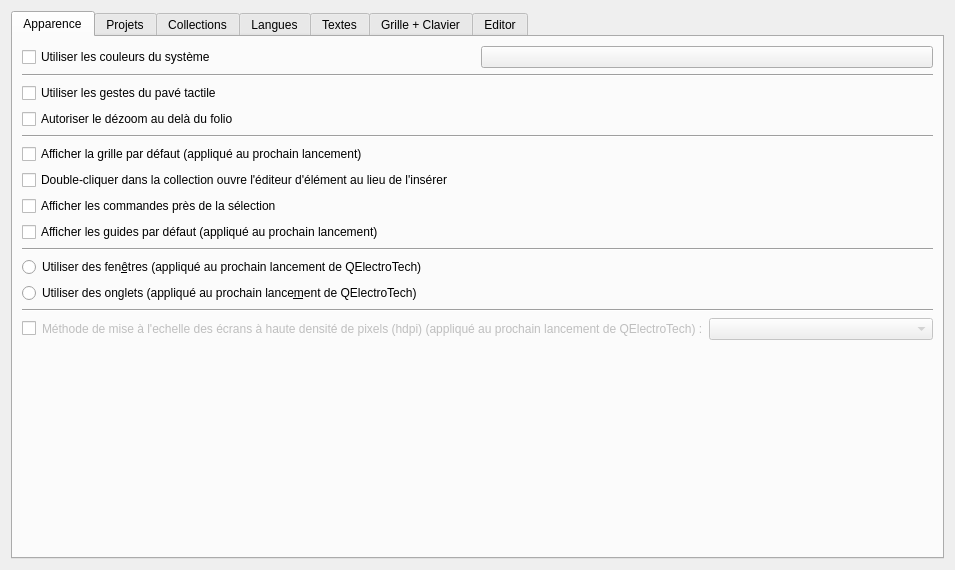
<?xml version="1.0" encoding="UTF-8"?>
<ui version="4.0">
 <class>GeneralConfigurationPage</class>
 <widget class="QWidget" name="GeneralConfigurationPage">
  <property name="geometry">
   <rect>
    <x>0</x>
    <y>0</y>
    <width>955</width>
    <height>570</height>
   </rect>
  </property>
  <property name="windowTitle">
   <string>Form</string>
  </property>
  <layout class="QVBoxLayout" name="verticalLayout_6">
   <item>
    <widget class="QTabWidget" name="tabWidget">
     <property name="currentIndex">
      <number>0</number>
     </property>
     <widget class="QWidget" name="tab_3">
      <attribute name="title">
       <string>Apparence</string>
      </attribute>
       <layout class="QVBoxLayout" name="verticalLayout">
        <item>
         <layout class="QHBoxLayout" name="m_system_color_layout">
          <item>
           <widget class="QCheckBox" name="m_use_system_color_cb">
            <property name="text">
             <string>Utiliser les couleurs du système</string>
            </property>
           </widget>
          </item>
          <item>
           <widget class="KColorButton" name="m_custom_app_color_kpb">
            <property name="toolTip">
             <string>Couleur de l'application</string>
            </property>
           </widget>
          </item>
         </layout>
        </item>
        <item>
        <widget class="Line" name="line">
         <property name="orientation">
          <enum>Qt::Horizontal</enum>
         </property>
        </widget>
       </item>
       <item>
        <widget class="QCheckBox" name="m_use_gesture_trackpad">
         <property name="text">
          <string>Utiliser les gestes du pavé tactile</string>
         </property>
        </widget>
       </item>
       <item>
        <widget class="QCheckBox" name="m_zoom_out_beyond_folio">
         <property name="text">
          <string>Autoriser le dézoom au delà du folio</string>
         </property>
        </widget>
       </item>
       <item>
        <widget class="Line" name="line_2">
         <property name="orientation">
          <enum>Qt::Horizontal</enum>
         </property>
        </widget>
       </item>
       <item>
        <widget class="QCheckBox" name="grid_startup_cb">
         <property name="text">
          <string>Afficher la grille par défaut (appliqué au prochain lancement)</string>
         </property>
        </widget>
       </item>
       <item>
        <widget class="QCheckBox" name="m_collection_dblclick_edits">
         <property name="toolTip">
          <string>Par défaut, un double-clic insère l'élément sur le folio ; l'édition reste accessible par le menu contextuel.</string>
         </property>
         <property name="text">
          <string>Double-cliquer dans la collection ouvre l'éditeur d'élément au lieu de l'insérer</string>
         </property>
        </widget>
       </item>
       <item>
        <widget class="QCheckBox" name="m_context_toolbar_cb">
         <property name="toolTip">
          <string>Après un clic qui sélectionne un élément ou un conducteur, les commandes de la barre de raccourcis apparaissent près du curseur et s'effacent quand la souris s'éloigne.</string>
         </property>
         <property name="text">
          <string>Afficher les commandes près de la sélection</string>
         </property>
        </widget>
       </item>
       <item>
        <widget class="QCheckBox" name="guides_startup_cb">
         <property name="text">
          <string>Afficher les guides par défaut (appliqué au prochain lancement)</string>
         </property>
        </widget>
       </item>
       <item>
        <widget class="Line" name="line_5">
         <property name="orientation">
          <enum>Qt::Horizontal</enum>
         </property>
        </widget>
       </item>
       <item>
        <widget class="QRadioButton" name="m_use_windows_mode_rb">
         <property name="text">
          <string>Utiliser des fen&amp;êtres (appliqué au prochain lancement de QElectroTech)</string>
         </property>
        </widget>
       </item>
       <item>
        <widget class="QRadioButton" name="m_use_tab_mode_rb">
         <property name="text">
          <string>Utiliser des onglets (appliqué au prochain lance&amp;ment de QElectroTech)</string>
         </property>
        </widget>
       </item>
       <item>
        <widget class="Line" name="line_4">
         <property name="orientation">
          <enum>Qt::Horizontal</enum>
         </property>
        </widget>
       </item>
       <item>
        <widget class="QWidget" name="m_hdpi_round_policy_widget" native="true">
         <layout class="QHBoxLayout" name="horizontalLayout" stretch="0,0,1">
          <property name="leftMargin">
           <number>0</number>
          </property>
          <property name="topMargin">
           <number>0</number>
          </property>
          <property name="rightMargin">
           <number>0</number>
          </property>
          <property name="bottomMargin">
           <number>0</number>
          </property>
          <item>
           <widget class="QCheckBox" name="m_hdpi_round_cb">
            <property name="text">
             <string/>
            </property>
           </widget>
          </item>
          <item>
           <widget class="QLabel" name="m_hdpi_round_label">
            <property name="enabled">
             <bool>false</bool>
            </property>
            <property name="text">
             <string>Méthode de mise à l'echelle des écrans à haute densité de pixels (hdpi) (appliqué au prochain lancement de QElectroTech) :</string>
            </property>
           </widget>
          </item>
          <item>
           <widget class="QComboBox" name="m_hdpi_round_policy_cb">
            <property name="enabled">
             <bool>false</bool>
            </property>
           </widget>
          </item>
         </layout>
        </widget>
       </item>
       <item>
        <spacer name="verticalSpacer">
         <property name="orientation">
          <enum>Qt::Vertical</enum>
         </property>
         <property name="sizeHint" stdset="0">
          <size>
           <width>20</width>
           <height>40</height>
          </size>
         </property>
        </spacer>
       </item>
      </layout>
     </widget>
     <widget class="QWidget" name="tab_4">
      <attribute name="title">
       <string>Projets</string>
      </attribute>
      <layout class="QGridLayout" name="gridLayout_2">
       <item row="1" column="0">
        <widget class="QCheckBox" name="m_use_folio_label">
         <property name="text">
          <string>Utiliser les numéros de folio à la place de leur position dans le projet</string>
         </property>
        </widget>
       </item>
       <item row="3" column="0">
        <widget class="QLabel" name="label">
         <property name="text">
          <string>Sauvegarde automatique des projets (appliqué au prochain lancement de QElectroTech)</string>
         </property>
        </widget>
       </item>
       <item row="3" column="2">
        <widget class="QSpinBox" name="m_autosave_sb">
         <property name="frame">
          <bool>true</bool>
         </property>
         <property name="specialValueText">
          <string>Désactivé</string>
         </property>
         <property name="accelerated">
          <bool>true</bool>
         </property>
         <property name="suffix">
          <string comment="minute"> min</string>
         </property>
         <property name="maximum">
          <number>200</number>
         </property>
         <property name="singleStep">
          <number>10</number>
         </property>
        </widget>
       </item>
       <item row="0" column="0">
        <widget class="QCheckBox" name="m_save_label_paste">
         <property name="text">
          <string>Ne pas conserver les labels des éléments lors des copier coller</string>
         </property>
        </widget>
       </item>
       <item row="4" column="0">
        <widget class="QCheckBox" name="m_enable_scripting">
         <property name="text">
          <string>Autoriser l'exécution de scripts JavaScript (Projet &gt; Exécuter un script, et --run)</string>
         </property>
         <property name="toolTip">
          <string>Un script s'exécute avec vos droits : il peut lire et modifier le projet ouvert et écrire des fichiers. Désactivé par défaut ; n'exécutez que des scripts dont vous connaissez l'origine.</string>
         </property>
        </widget>
       </item>
       <item row="5" column="0">
        <spacer name="verticalSpacer_2">
         <property name="orientation">
          <enum>Qt::Vertical</enum>
         </property>
         <property name="sizeHint" stdset="0">
          <size>
           <width>20</width>
           <height>40</height>
          </size>
         </property>
        </spacer>
       </item>
       <item row="3" column="1">
        <spacer name="horizontalSpacer">
         <property name="orientation">
          <enum>Qt::Horizontal</enum>
         </property>
         <property name="sizeHint" stdset="0">
          <size>
           <width>40</width>
           <height>20</height>
          </size>
         </property>
        </spacer>
       </item>
       <item row="2" column="0">
        <widget class="QCheckBox" name="m_border_0">
         <property name="text">
          <string extracomment="Choix de l'increment de depart 1 ou 0">Numéroter les colonnes de cartouche à partir de 0 (1 sinon)</string>
         </property>
        </widget>
       </item>
      </layout>
     </widget>
     <widget class="QWidget" name="tab_5">
      <attribute name="title">
       <string>Collections</string>
      </attribute>
      <layout class="QVBoxLayout" name="verticalLayout_2">
       <item>
        <widget class="QGroupBox" name="groupBox_5">
         <property name="title">
          <string>Accès aux collections</string>
         </property>
         <property name="alignment">
          <set>Qt::AlignLeading|Qt::AlignLeft|Qt::AlignTop</set>
         </property>
         <property name="flat">
          <bool>false</bool>
         </property>
         <layout class="QGridLayout" name="gridLayout">
          <item row="2" column="0">
           <widget class="QLabel" name="label_16">
            <property name="text">
             <string>Répertoire de la collection company</string>
            </property>
           </widget>
          </item>
          <item row="5" column="1">
           <widget class="QComboBox" name="m_custom_tbt_path_cb">
            <item>
             <property name="text">
              <string>Par defaut</string>
             </property>
            </item>
            <item>
             <property name="text">
              <string>Parcourir...</string>
             </property>
            </item>
           </widget>
          </item>
          <item row="4" column="1">
           <widget class="QComboBox" name="m_custom_elmt_path_cb">
            <item>
             <property name="text">
              <string>Par defaut</string>
             </property>
            </item>
            <item>
             <property name="text">
              <string>Parcourir...</string>
             </property>
            </item>
           </widget>
          </item>
          <item row="1" column="0">
           <widget class="QLabel" name="label_7">
            <property name="text">
             <string>Répertoire de la collection commune</string>
            </property>
           </widget>
          </item>
          <item row="3" column="0">
           <widget class="QLabel" name="label_17">
            <property name="text">
             <string>Répertoire des cartouches company</string>
            </property>
           </widget>
          </item>
          <item row="3" column="1">
           <widget class="QComboBox" name="m_company_tbt_path_cb">
            <item>
             <property name="text">
              <string>Par defaut</string>
             </property>
            </item>
            <item>
             <property name="text">
              <string>Parcourir...</string>
             </property>
            </item>
           </widget>
          </item>
          <item row="4" column="0">
           <widget class="QLabel" name="label_8">
            <property name="text">
             <string>Répertoire de la collection utilisateur</string>
            </property>
           </widget>
          </item>
          <item row="7" column="0">
           <widget class="QLabel" name="label_23">
            <property name="text">
             <string>Répertoire des Macros utilisateur</string>
            </property>
           </widget>
          </item>
          <item row="7" column="1">
           <widget class="QComboBox" name="m_user_macros_path_cb">
            <item>
             <property name="text">
              <string>Par defaut</string>
             </property>
            </item>
            <item>
             <property name="text">
              <string>Parcourir...</string>
             </property>
            </item>
           </widget>
          </item>
          <item row="1" column="1">
           <widget class="QComboBox" name="m_common_elmt_path_cb">
            <item>
             <property name="text">
              <string>Par defaut</string>
             </property>
            </item>
            <item>
             <property name="text">
              <string>Parcourir...</string>
             </property>
            </item>
           </widget>
          </item>
          <item row="5" column="0">
           <widget class="QLabel" name="label_10">
            <property name="text">
             <string>Répertoire des cartouches utilisateur</string>
            </property>
           </widget>
          </item>
          <item row="2" column="1">
           <widget class="QComboBox" name="m_company_elmt_path_cb">
            <item>
             <property name="text">
              <string>Par defaut</string>
             </property>
            </item>
            <item>
             <property name="text">
              <string>Parcourir...</string>
             </property>
            </item>
           </widget>
          </item>
          <item row="8" column="1">
           <widget class="QLabel" name="label_9">
            <property name="text">
             <string>(Recharger les collections d'éléments pour appliquer les changements)</string>
            </property>
           </widget>
          </item>
         </layout>
        </widget>
       </item>
       <item>
        <widget class="QGroupBox" name="groupBox_3">
         <property name="title">
          <string>Gestion des éléments</string>
         </property>
         <property name="alignment">
          <set>Qt::AlignLeading|Qt::AlignLeft|Qt::AlignTop</set>
         </property>
         <layout class="QVBoxLayout" name="verticalLayout_4">
          <item>
           <widget class="QCheckBox" name="m_highlight_integrated_elements">
            <property name="text">
             <string>Mettre en valeur dans le panel les éléments fraîchement intégrés</string>
            </property>
           </widget>
          </item>
          <item>
           <widget class="QLabel" name="label_4">
            <property name="text">
             <string>Chaque élément embarque des informations sur ses auteurs, sa licence, ou tout autre renseignement que vous jugerez utile dans un champ libre.
Vous pouvez spécifier ici la valeur par défaut de ce champ pour les éléments que vous créerez :</string>
            </property>
            <property name="scaledContents">
             <bool>false</bool>
            </property>
            <property name="wordWrap">
             <bool>true</bool>
            </property>
           </widget>
          </item>
          <item>
           <widget class="QTextEdit" name="m_default_elements_info">
            <property name="minimumSize">
             <size>
              <width>0</width>
              <height>50</height>
             </size>
            </property>
           </widget>
          </item>
         </layout>
        </widget>
       </item>
      </layout>
     </widget>
     <widget class="QWidget" name="tab_6">
      <attribute name="title">
       <string>Langues</string>
      </attribute>
      <layout class="QGridLayout" name="gridLayout_3">
       <item row="0" column="0">
        <widget class="QComboBox" name="m_lang_cb"/>
       </item>
       <item row="0" column="1">
        <widget class="QLabel" name="label_6">
         <property name="text">
          <string>Appliqué au prochain lancement de QElectroTech</string>
         </property>
        </widget>
       </item>
       <item row="1" column="0">
        <spacer name="verticalSpacer_3">
         <property name="orientation">
          <enum>Qt::Vertical</enum>
         </property>
         <property name="sizeHint" stdset="0">
          <size>
           <width>20</width>
           <height>421</height>
          </size>
         </property>
        </spacer>
       </item>
       <item row="0" column="2">
        <spacer name="horizontalSpacer_2">
         <property name="orientation">
          <enum>Qt::Horizontal</enum>
         </property>
         <property name="sizeHint" stdset="0">
          <size>
           <width>40</width>
           <height>20</height>
          </size>
         </property>
        </spacer>
       </item>
      </layout>
     </widget>
     <widget class="QWidget" name="tab">
      <attribute name="title">
       <string>Textes</string>
      </attribute>
      <layout class="QVBoxLayout" name="verticalLayout_3">
       <item>
        <widget class="QLabel" name="label_15">
         <property name="text">
          <string>Vous pouvez définir ici l'apparence par defaut des differents textes de QElectroTech</string>
         </property>
        </widget>
       </item>
       <item>
        <widget class="Line" name="line_3">
         <property name="orientation">
          <enum>Qt::Horizontal</enum>
         </property>
        </widget>
       </item>
       <item>
        <widget class="QGroupBox" name="groupBox_6">
         <property name="title">
          <string>Textes d'éléments</string>
         </property>
         <layout class="QGridLayout" name="gridLayout_4">
          <item row="2" column="2">
           <widget class="QSpinBox" name="m_dyn_text_width_sb">
            <property name="minimum">
             <number>-1</number>
            </property>
           </widget>
          </item>
          <item row="0" column="0">
           <widget class="QLabel" name="label_12">
            <property name="text">
             <string>Police :</string>
            </property>
           </widget>
          </item>
          <item row="1" column="2">
           <widget class="QSpinBox" name="m_dyn_text_rotation_sb">
            <property name="wrapping">
             <bool>true</bool>
            </property>
            <property name="suffix">
             <string>°</string>
            </property>
            <property name="maximum">
             <number>360</number>
            </property>
           </widget>
          </item>
          <item row="2" column="0">
           <widget class="QLabel" name="label_5">
            <property name="text">
             <string>Longueur :</string>
            </property>
           </widget>
          </item>
          <item row="0" column="2">
           <widget class="QPushButton" name="m_dyn_text_font_pb"/>
          </item>
          <item row="1" column="0">
           <widget class="QLabel" name="label_11">
            <property name="text">
             <string>Rotation :</string>
            </property>
           </widget>
          </item>
          <item row="0" column="1">
           <spacer name="horizontalSpacer_3">
            <property name="orientation">
             <enum>Qt::Horizontal</enum>
            </property>
            <property name="sizeHint" stdset="0">
             <size>
              <width>40</width>
              <height>20</height>
             </size>
            </property>
           </spacer>
          </item>
         </layout>
        </widget>
       </item>
       <item>
        <widget class="QGroupBox" name="groupBox_7">
         <property name="title">
          <string>Textes indépendants</string>
         </property>
         <layout class="QGridLayout" name="gridLayout_7">
          <item row="1" column="0">
           <widget class="QLabel" name="label_14">
            <property name="text">
             <string>Rotation :</string>
            </property>
           </widget>
          </item>
          <item row="0" column="0">
           <widget class="QLabel" name="label_13">
            <property name="text">
             <string>Police :</string>
            </property>
           </widget>
          </item>
          <item row="1" column="2">
           <widget class="QSpinBox" name="m_indi_text_rotation_sb">
            <property name="suffix">
             <string>°</string>
            </property>
            <property name="maximum">
             <number>360</number>
            </property>
           </widget>
          </item>
          <item row="0" column="2">
           <widget class="QPushButton" name="m_indi_text_font_pb">
            <property name="text">
             <string/>
            </property>
           </widget>
          </item>
          <item row="0" column="1">
           <spacer name="horizontalSpacer_7">
            <property name="orientation">
             <enum>Qt::Horizontal</enum>
            </property>
            <property name="sizeHint" stdset="0">
             <size>
              <width>40</width>
              <height>20</height>
             </size>
            </property>
           </spacer>
          </item>
         </layout>
        </widget>
       </item>
       <item>
        <widget class="QGroupBox" name="groupBox_9">
         <property name="title">
          <string>Autres textes</string>
         </property>
         <layout class="QHBoxLayout" name="horizontalLayout_2">
          <item>
           <widget class="QLabel" name="label_3">
            <property name="text">
             <string>Police :</string>
            </property>
           </widget>
          </item>
          <item>
           <spacer name="horizontalSpacer_9">
            <property name="orientation">
             <enum>Qt::Horizontal</enum>
            </property>
            <property name="sizeHint" stdset="0">
             <size>
              <width>40</width>
              <height>20</height>
             </size>
            </property>
           </spacer>
          </item>
          <item>
           <widget class="QPushButton" name="m_font_pb">
            <property name="text">
             <string/>
            </property>
           </widget>
          </item>
         </layout>
        </widget>
       </item>
       <item>
        <spacer name="verticalSpacer_4">
         <property name="orientation">
          <enum>Qt::Vertical</enum>
         </property>
         <property name="sizeHint" stdset="0">
          <size>
           <width>20</width>
           <height>40</height>
          </size>
         </property>
        </spacer>
       </item>
      </layout>
     </widget>
     <widget class="QWidget" name="GrilleClavier">
      <attribute name="title">
       <string>Grille + Clavier</string>
      </attribute>
      <layout class="QVBoxLayout" name="verticalLayout_5">
       <item>
        <widget class="QGroupBox" name="groupBox">
         <property name="title">
          <string>Grille : 1 - 30</string>
         </property>
         <property name="flat">
          <bool>false</bool>
         </property>
         <property name="checkable">
          <bool>false</bool>
         </property>
         <layout class="QGridLayout" name="gridLayout_6">
          <item row="0" column="2">
           <widget class="QSpinBox" name="DiagramEditor_xGrid_sb">
            <property name="minimumSize">
             <size>
              <width>80</width>
              <height>0</height>
             </size>
            </property>
            <property name="minimum">
             <number>1</number>
            </property>
            <property name="maximum">
             <number>30</number>
            </property>
            <property name="singleStep">
             <number>1</number>
            </property>
            <property name="value">
             <number>10</number>
            </property>
           </widget>
          </item>
          <item row="1" column="0">
           <widget class="QLabel" name="Label_Diagram_yGrid">
            <property name="text">
             <string>DiagramEditor yGrid</string>
            </property>
           </widget>
          </item>
          <item row="2" column="0">
           <widget class="QLabel" name="Label_Grid_Tip">
            <property name="text">
             <string>La Grille doite etre active pour pouvoir voir les modifications.</string>
            </property>
           </widget>
          </item>
          <item row="1" column="2">
           <widget class="QSpinBox" name="DiagramEditor_yGrid_sb">
            <property name="minimumSize">
             <size>
              <width>80</width>
              <height>0</height>
             </size>
            </property>
            <property name="minimum">
             <number>1</number>
            </property>
            <property name="maximum">
             <number>30</number>
            </property>
            <property name="value">
             <number>10</number>
            </property>
           </widget>
          </item>
          <item row="0" column="0">
           <widget class="QLabel" name="Label_Diagram_xGrid">
            <property name="text">
             <string>DiagramEditor xGrid</string>
            </property>
           </widget>
          </item>
          <item row="0" column="1">
           <spacer name="horizontalSpacer_6">
            <property name="orientation">
             <enum>Qt::Horizontal</enum>
            </property>
            <property name="sizeHint" stdset="0">
             <size>
              <width>40</width>
              <height>20</height>
             </size>
            </property>
           </spacer>
          </item>
         </layout>
        </widget>
       </item>
       <item>
        <widget class="QGroupBox" name="groupBox_2">
         <property name="title">
          <string>Déplacement au clavier : 1 - 30</string>
         </property>
         <layout class="QGridLayout" name="gridLayout_10">
          <item row="0" column="2">
           <widget class="QSpinBox" name="DiagramEditor_xKeyGrid_sb">
            <property name="minimumSize">
             <size>
              <width>80</width>
              <height>0</height>
             </size>
            </property>
            <property name="minimum">
             <number>1</number>
            </property>
            <property name="maximum">
             <number>30</number>
            </property>
            <property name="singleStep">
             <number>1</number>
            </property>
            <property name="value">
             <number>10</number>
            </property>
           </widget>
          </item>
          <item row="1" column="2">
           <widget class="QSpinBox" name="DiagramEditor_yKeyGrid_sb">
            <property name="minimumSize">
             <size>
              <width>80</width>
              <height>0</height>
             </size>
            </property>
            <property name="minimum">
             <number>1</number>
            </property>
            <property name="maximum">
             <number>30</number>
            </property>
            <property name="singleStep">
             <number>1</number>
            </property>
            <property name="value">
             <number>10</number>
            </property>
           </widget>
          </item>
          <item row="0" column="0">
           <widget class="QLabel" name="Label_Diagram_Key_xGrid">
            <property name="text">
             <string>DiagramEditor (touche :   gauche / droite)  xGrid</string>
            </property>
           </widget>
          </item>
          <item row="1" column="0">
           <widget class="QLabel" name="Label_Diagram_Key_yGrid">
            <property name="text">
             <string>DiagramEditor (touche :   haut / bas)  yGrid</string>
            </property>
           </widget>
          </item>
          <item row="0" column="1">
           <spacer name="horizontalSpacer_5">
            <property name="orientation">
             <enum>Qt::Horizontal</enum>
            </property>
            <property name="sizeHint" stdset="0">
             <size>
              <width>40</width>
              <height>20</height>
             </size>
            </property>
           </spacer>
          </item>
         </layout>
        </widget>
       </item>
       <item>
        <widget class="QGroupBox" name="groupBox_4">
         <property name="title">
          <string>Déplacement au clavier avec la touche ALT : 1 - 9</string>
         </property>
         <layout class="QGridLayout" name="gridLayout_11">
          <item row="0" column="1">
           <widget class="QLabel" name="Label_Diagram_Key_xGrid_ALT">
            <property name="text">
             <string>DiagramEditor (touche :   gauche / droite ) xGrid</string>
            </property>
           </widget>
          </item>
          <item row="1" column="3">
           <widget class="QSpinBox" name="DiagramEditor_yKeyGridFine_sb">
            <property name="minimumSize">
             <size>
              <width>80</width>
              <height>0</height>
             </size>
            </property>
            <property name="minimum">
             <number>1</number>
            </property>
            <property name="maximum">
             <number>9</number>
            </property>
            <property name="singleStep">
             <number>1</number>
            </property>
            <property name="value">
             <number>1</number>
            </property>
           </widget>
          </item>
          <item row="1" column="1">
           <widget class="QLabel" name="Label_Diagram_Key_yGrid_ALT">
            <property name="text">
             <string>DiagramEditor (touche :  haut / bas)  yGrid</string>
            </property>
           </widget>
          </item>
          <item row="0" column="3">
           <widget class="QSpinBox" name="DiagramEditor_xKeyGridFine_sb">
            <property name="minimumSize">
             <size>
              <width>80</width>
              <height>0</height>
             </size>
            </property>
            <property name="minimum">
             <number>1</number>
            </property>
            <property name="maximum">
             <number>9</number>
            </property>
            <property name="singleStep">
             <number>1</number>
            </property>
            <property name="value">
             <number>1</number>
            </property>
           </widget>
          </item>
          <item row="0" column="2">
           <spacer name="horizontalSpacer_4">
            <property name="orientation">
             <enum>Qt::Horizontal</enum>
            </property>
            <property name="sizeHint" stdset="0">
             <size>
              <width>40</width>
              <height>20</height>
             </size>
            </property>
           </spacer>
          </item>
         </layout>
        </widget>
       </item>
       <item>
        <widget class="QGroupBox" name="groupBox_8">
         <property name="title">
          <string>Affichage Grille</string>
         </property>
         <layout class="QGridLayout" name="gridLayout_5">
          <item row="0" column="2">
           <widget class="QLabel" name="label_19">
            <property name="text">
             <string>min:</string>
            </property>
           </widget>
          </item>
          <item row="0" column="5">
           <widget class="QSpinBox" name="DiagramEditor_Grid_PointSize_max_sb">
            <property name="minimumSize">
             <size>
              <width>60</width>
              <height>0</height>
             </size>
            </property>
            <property name="minimum">
             <number>1</number>
            </property>
            <property name="maximum">
             <number>5</number>
            </property>
           </widget>
          </item>
          <item row="0" column="1">
           <spacer name="horizontalSpacer_10">
            <property name="orientation">
             <enum>Qt::Horizontal</enum>
            </property>
            <property name="sizeHint" stdset="0">
             <size>
              <width>555</width>
              <height>20</height>
             </size>
            </property>
           </spacer>
          </item>
          <item row="1" column="3">
           <widget class="QSpinBox" name="ElementEditor_Grid_PointSize_min_sb">
            <property name="minimumSize">
             <size>
              <width>60</width>
              <height>0</height>
             </size>
            </property>
            <property name="minimum">
             <number>1</number>
            </property>
            <property name="maximum">
             <number>5</number>
            </property>
           </widget>
          </item>
          <item row="0" column="0">
           <widget class="QLabel" name="Label_Diagram_Grid_PointSize">
            <property name="text">
             <string>Taille des points de la grille de Diagram-Editor : 1 - 5</string>
            </property>
           </widget>
          </item>
          <item row="0" column="3">
           <widget class="QSpinBox" name="DiagramEditor_Grid_PointSize_min_sb">
            <property name="minimumSize">
             <size>
              <width>60</width>
              <height>0</height>
             </size>
            </property>
            <property name="minimum">
             <number>1</number>
            </property>
            <property name="maximum">
             <number>5</number>
            </property>
           </widget>
          </item>
          <item row="1" column="5">
           <widget class="QSpinBox" name="ElementEditor_Grid_PointSize_max_sb">
            <property name="minimumSize">
             <size>
              <width>60</width>
              <height>0</height>
             </size>
            </property>
            <property name="minimum">
             <number>1</number>
            </property>
            <property name="maximum">
             <number>5</number>
            </property>
           </widget>
          </item>
          <item row="1" column="4">
           <widget class="QLabel" name="label_21">
            <property name="text">
             <string>max:</string>
            </property>
           </widget>
          </item>
          <item row="0" column="4">
           <widget class="QLabel" name="label_18">
            <property name="text">
             <string>max:</string>
            </property>
           </widget>
          </item>
          <item row="1" column="2">
           <widget class="QLabel" name="label_22">
            <property name="text">
             <string>min:</string>
            </property>
           </widget>
          </item>
          <item row="1" column="0">
           <widget class="QLabel" name="label_20">
            <property name="text">
             <string>Taille des points de la grille de l'éditeur d'éléments : 1 - 5</string>
            </property>
           </widget>
          </item>
         </layout>
        </widget>
       </item>
       <item>
        <spacer name="verticalSpacer_5">
         <property name="orientation">
          <enum>Qt::Vertical</enum>
         </property>
         <property name="sizeHint" stdset="0">
          <size>
           <width>20</width>
           <height>40</height>
          </size>
         </property>
        </spacer>
       </item>
      </layout>
     </widget>
     <widget class="QWidget" name="Editor">
      <attribute name="title">
       <string>Editor</string>
      </attribute>
      <layout class="QVBoxLayout" name="verticalLayout_7">
       <item>
        <layout class="QHBoxLayout" name="horizontalLayout_1">
         <item>
          <widget class="QLabel" name="label_1">
           <property name="text">
            <string>Max. parts in Element Editor List</string>
           </property>
          </widget>
         </item>
         <item>
          <spacer name="horizontalSpacer_8">
           <property name="orientation">
            <enum>Qt::Horizontal</enum>
           </property>
           <property name="sizeHint" stdset="0">
            <size>
             <width>40</width>
             <height>20</height>
            </size>
           </property>
          </spacer>
         </item>
         <item>
          <widget class="QSpinBox" name="MaxPartsElementEditorList_sb">
           <property name="minimum">
            <number>1</number>
           </property>
           <property name="maximum">
            <number>10000</number>
           </property>
           <property name="value">
            <number>200</number>
           </property>
          </widget>
         </item>
        </layout>
       </item>
       <item>
        <spacer name="verticalSpacer_6">
         <property name="orientation">
          <enum>Qt::Vertical</enum>
         </property>
         <property name="sizeHint" stdset="0">
          <size>
           <width>20</width>
           <height>40</height>
          </size>
         </property>
        </spacer>
       </item>
      </layout>
     </widget>
    </widget>
   </item>
  </layout>
 </widget>
 <tabstops>
  <tabstop>m_use_system_color_cb</tabstop>
  <tabstop>m_use_gesture_trackpad</tabstop>
  <tabstop>m_zoom_out_beyond_folio</tabstop>
  <tabstop>m_use_windows_mode_rb</tabstop>
  <tabstop>m_use_tab_mode_rb</tabstop>
  <tabstop>m_save_label_paste</tabstop>
  <tabstop>m_use_folio_label</tabstop>
  <tabstop>m_border_0</tabstop>
  <tabstop>m_autosave_sb</tabstop>
  <tabstop>m_common_elmt_path_cb</tabstop>
  <tabstop>m_custom_elmt_path_cb</tabstop>
  <tabstop>m_custom_tbt_path_cb</tabstop>
  <tabstop>m_highlight_integrated_elements</tabstop>
  <tabstop>m_default_elements_info</tabstop>
  <tabstop>m_lang_cb</tabstop>
  <tabstop>m_dyn_text_font_pb</tabstop>
  <tabstop>m_dyn_text_rotation_sb</tabstop>
  <tabstop>m_dyn_text_width_sb</tabstop>
  <tabstop>m_indi_text_font_pb</tabstop>
  <tabstop>m_indi_text_rotation_sb</tabstop>
  <tabstop>m_font_pb</tabstop>
  <tabstop>DiagramEditor_xGrid_sb</tabstop>
  <tabstop>DiagramEditor_yGrid_sb</tabstop>
  <tabstop>DiagramEditor_xKeyGrid_sb</tabstop>
  <tabstop>DiagramEditor_yKeyGrid_sb</tabstop>
  <tabstop>DiagramEditor_xKeyGridFine_sb</tabstop>
  <tabstop>DiagramEditor_yKeyGridFine_sb</tabstop>
 </tabstops>
 <resources/>
 <connections/>
 <customwidgets>
  <customwidget>
   <class>KColorButton</class>
   <extends>QPushButton</extends>
   <header>nokde/kcolorbutton.h</header>
  </customwidget>
 </customwidgets>
</ui>
